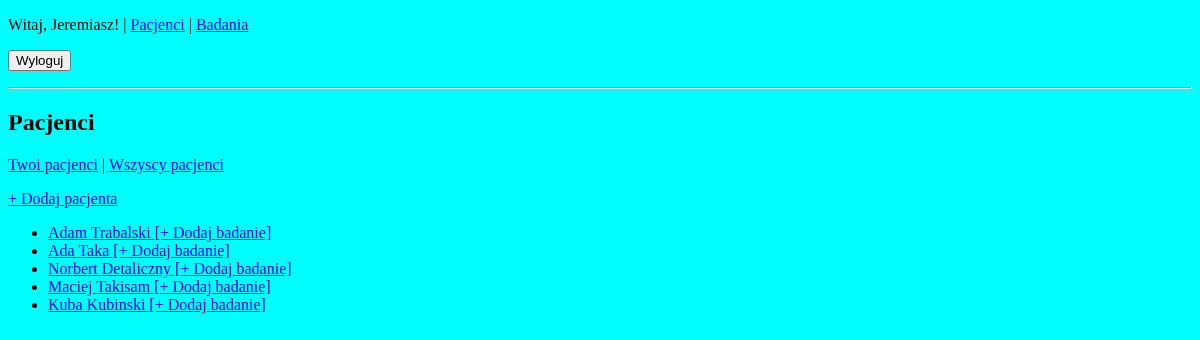
Before: /pacjenci/ (signed in) with the older database file.
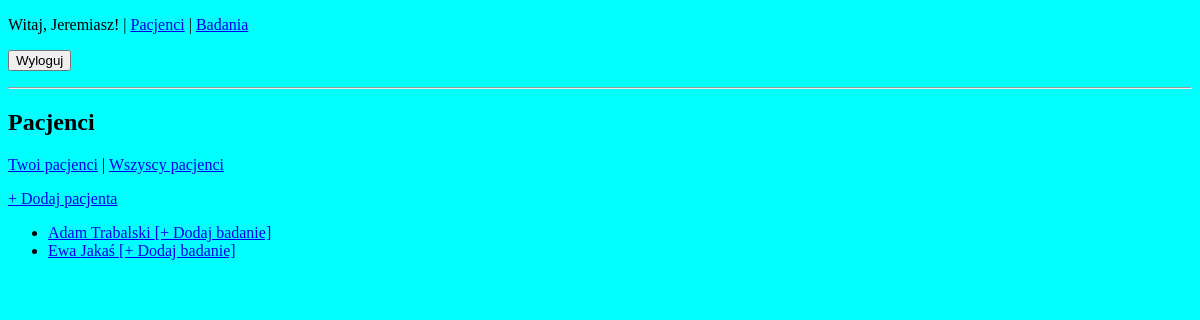
After: the same page with the newer database file.
### core/models.py (models this page shows, shortened)
class Pacjent(models.Model):
    lekarz = models.ForeignKey(Lekarz, on_delete=models.CASCADE, related_name='pacjenci')
    pesel = models.CharField(max_length=11, unique=True)
    imie = models.CharField(max_length=100)
    nazwisko = models.CharField(max_length=100)
    data_urodzenia = models.DateField()
    opis = models.TextField(blank=True)

### core/views.py (the view)
# urls.py: path('pacjenci/', views.PacjentListView.as_view(), name='pacjent-list'),
class PacjentListView(LoginRequiredMixin, ListView):
    model = Pacjent
    template_name = 'core/pacjent_list.html'
    context_object_name = 'pacjenci'
    def get_queryset(self):
        scope = self.request.GET.get('scope', 'all')
        if scope == 'mine':
            return Pacjent.objects.filter(lekarz=self.request.user.lekarz)
        else:
            return Pacjent.objects.all()

### core/templates/core/pacjent_list.html (shortened to what this page needs)
{% extends 'core/base.html' %}
{% block content %}
  <h2>Pacjenci</h2>
  <p>
    <a href="{% url 'core:pacjent-list' %}?scope=mine">Twoi pacjenci</a> |
    <a href="{% url 'core:pacjent-list' %}?scope=all">Wszyscy pacjenci</a>
  </p>
  <p><a href="{% url 'core:pacjent-add' %}">+ Dodaj pacjenta</a></p>
  <ul>
    {% for pacjent in pacjenci %}
      <li>
        <a href="{% url 'core:pacjent-detail' pacjent.pk %}">
          {{ pacjent.imie }} {{ pacjent.nazwisko }}
        </a>
        <a href="{% url 'core:badanie-add' %}?pacjent={{ pacjent.pk }}">[+ Dodaj badanie]</a>
      </li>
    {% empty %}
      <li>Brak pacjentów.</li>
    {% endfor %}
  </ul>
{% endblock %}

Changed rows visible on the page:
removed Pacjent: imie "Ada", nazwisko "Taka"
removed Pacjent: imie "Norbert", nazwisko "Detaliczny"
removed Pacjent: imie "Maciej", nazwisko "Takisam"
removed Pacjent: imie "Kuba", nazwisko "Kubinski"
added Pacjent: imie "Ewa", nazwisko "Jakaś"
